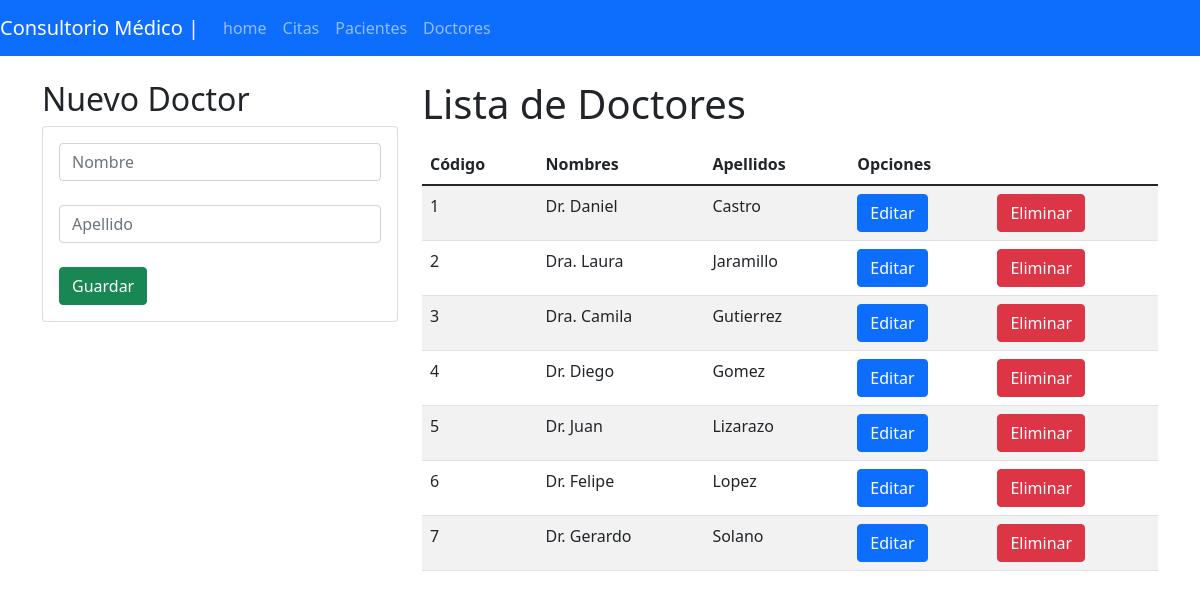
/list_doctores, run on an earlier commit of the app's database.
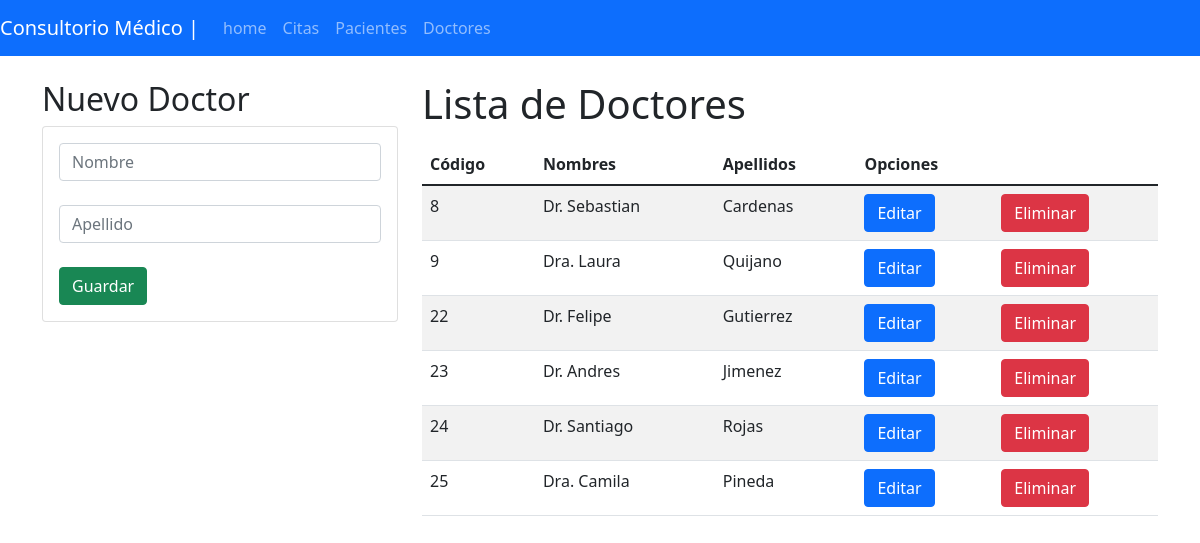
And on a later commit of the database.
### appMenu/models.py (models this page shows, shortened)
class Doctor(models.Model):
    id = models.AutoField(primary_key=True)
    nombre = models.CharField(max_length=200)
    apellido = models.CharField(max_length=200)

### appMenu/views.py (the view)
# urls.py: path('list_doctores', views.list_doctor, name="list_doctores"),
def list_doctor(request):
    doctores = Doctor.objects.all()
    return render(request, 'doctores.html', {"doctores":doctores})

### appMenu/templates/doctores.html (shortened to what this page needs)
{% extends 'base.html' %}
{% block content %}
<div class="row">
    <div class="col-sm-12 col-md-6 col-lg-4 col-xl-4">
        <h2>Nuevo Doctor</h2>
        <div class="card">
            <div class="card-body">
                <form action="registrar_doctor"  method="POST">
                    <div class="form-group">
                        <input type="text" id="nombre" name="nombreDr" class="form-control" placeholder="Nombre"
                            maxlength="50" required>
                    </div><br>
                    <div class="form-group">
                        <input type="text" id="apellido" name="apellidoDr" class="form-control" placeholder="Apellido"
                            maxlength="50" required>
                    </div><br>
                    <div class="form-group">
                        <button type="submit" class="btn btn-success btn-block text-white">Guardar</button>
                    </div>
                </form>
            </div>
        </div>
    </div>
    <div class="col-sm-12 col-md-6 col-lg-8 col-xl-8">
        <h1>Lista de Doctores</h1>
        <div class="table-responsive py-2">
            <table class="table table-striped">
                <thead>
                    <tr>
                        <th>Código</th>
                        <th>Nombres</th>
                        <th>Apellidos</th>
                        <th colspan="2">Opciones</th>
                    </tr>
                </thead>
                <tbody>
                    {% for doctor in doctores %}
                    <tr>
                        <td>{{doctor.id}}</td>
                        <td>{{doctor.nombre}}</td>
                        <td>{{doctor.apellido}}</td>
                        <td><a href="edicion_doctor/{{doctor.id}}" class="btn btn-primary">Editar</a></td>
                        <td><a href="eliminar_doctor/{{doctor.id}}" class="btn btn-danger">Eliminar</a></td>
                    </tr>
                    {% endfor %}
                </tbody>
            </table>
        </div>
    </div>
</div>
{% endblock %}

### appMenu/templates/base.html (shortened to what this page needs)
<!DOCTYPE html>
<html lang="en">
<head>
    <link href="https://cdn.jsdelivr.net/npm/bootstrap@5.1.3/dist/css/bootstrap.min.css" rel="stylesheet">
</head>
<body>
    <nav class="navbar navbar-expand-lg navbar-dark  bg-primary">
        <a class="navbar-brand" href="#">Consultorio Médico | </a>
        <div class="collapse navbar-collapse" id="navbarNav">
            <ul class="navbar-nav">
                <li class="nav-item">
                    <a class="nav-link" href="{% url 'appMenu:home' %}">home</a>
                </li>
                <li class="nav-item">
                    <a class="nav-link" href="{% url 'appMenu:listcitas' %}">Citas</a>
                </li>
                <li class="nav-item">
                    <a class="nav-link" href="{% url 'appMenu:listpacientes' %}">Pacientes</a>
                </li>
                <li class="nav-item">
                    <a class="nav-link" href="{% url 'appMenu:list_doctores' %}">Doctores</a>
                </li>
            </ul>
        </div>
    </nav>
    <div class="container py-4">
    {% block content %}
    {% endblock %}
    </div>
</body>
</html>

What changed in the data, as far as the page shows it:
removed Doctor: id "1", nombre "Dr. Daniel", apellido "Castro"
removed Doctor: id "2", nombre "Dra. Laura", apellido "Jaramillo"
removed Doctor: id "3", nombre "Dra. Camila", apellido "Gutierrez"
removed Doctor: id "4", nombre "Dr. Diego", apellido "Gomez"
removed Doctor: id "5", nombre "Dr. Juan", apellido "Lizarazo"
removed Doctor: id "6", nombre "Dr. Felipe", apellido "Lopez"
removed Doctor: id "7", nombre "Dr. Gerardo", apellido "Solano"
added Doctor: id "8", nombre "Dr. Sebastian", apellido "Cardenas"
added Doctor: id "9", nombre "Dra. Laura", apellido "Quijano"
added Doctor: id "22", nombre "Dr. Felipe", apellido "Gutierrez"
added Doctor: id "23", nombre "Dr. Andres", apellido "Jimenez"
added Doctor: id "24", nombre "Dr. Santiago", apellido "Rojas"
added Doctor: id "25", nombre "Dra. Camila", apellido "Pineda"
